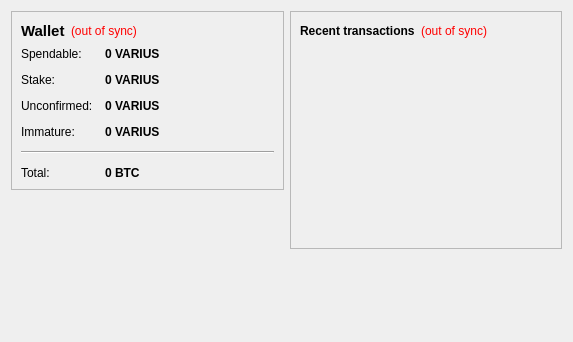
<?xml version="1.0" encoding="UTF-8"?>
<ui version="4.0">
 <class>OverviewPage</class>
 <widget class="QWidget" name="OverviewPage">
  <property name="geometry">
   <rect>
    <x>0</x>
    <y>0</y>
    <width>573</width>
    <height>342</height>
   </rect>
  </property>
  <property name="windowTitle">
   <string>Form</string>
  </property>
  <layout class="QHBoxLayout" name="horizontalLayout" stretch="1,1">
   <item>
    <layout class="QVBoxLayout" name="verticalLayout_2">
     <item>
      <widget class="QFrame" name="frame">
       <property name="frameShape">
        <enum>QFrame::StyledPanel</enum>
       </property>
       <property name="frameShadow">
        <enum>QFrame::Raised</enum>
       </property>
       <layout class="QVBoxLayout" name="verticalLayout_4">
        <item>
         <layout class="QHBoxLayout" name="horizontalLayout_4">
          <item>
           <widget class="QLabel" name="label_5">
            <property name="font">
             <font>
              <pointsize>11</pointsize>
              <weight>75</weight>
              <bold>true</bold>
             </font>
            </property>
            <property name="text">
             <string>Wallet</string>
            </property>
           </widget>
          </item>
          <item>
           <widget class="QLabel" name="labelWalletStatus">
            <property name="toolTip">
             <string>The displayed information may be out of date. Your wallet automatically synchronizes with the VARIUS network after a connection is established, but this process has not completed yet.</string>
            </property>
            <property name="styleSheet">
             <string notr="true">QLabel { color: red; }</string>
            </property>
            <property name="text">
             <string notr="true">(out of sync)</string>
            </property>
            <property name="alignment">
             <set>Qt::AlignLeading|Qt::AlignLeft|Qt::AlignVCenter</set>
            </property>
           </widget>
          </item>
          <item>
           <spacer name="horizontalSpacer_2">
            <property name="orientation">
             <enum>Qt::Horizontal</enum>
            </property>
            <property name="sizeHint" stdset="0">
             <size>
              <width>40</width>
              <height>20</height>
             </size>
            </property>
           </spacer>
          </item>
         </layout>
        </item>
        <item>
         <layout class="QFormLayout" name="formLayout_2">
          <property name="fieldGrowthPolicy">
           <enum>QFormLayout::AllNonFixedFieldsGrow</enum>
          </property>
          <property name="horizontalSpacing">
           <number>12</number>
          </property>
          <property name="verticalSpacing">
           <number>12</number>
          </property>
          <item row="0" column="0">
           <widget class="QLabel" name="label">
            <property name="text">
             <string>Spendable:</string>
            </property>
           </widget>
          </item>
          <item row="0" column="1">
           <widget class="QLabel" name="labelBalance">
            <property name="font">
             <font>
              <weight>75</weight>
              <bold>true</bold>
             </font>
            </property>
            <property name="cursor">
             <cursorShape>IBeamCursor</cursorShape>
            </property>
            <property name="toolTip">
             <string>Your current spendable balance</string>
            </property>
            <property name="text">
             <string notr="true">0 VARIUS</string>
            </property>
            <property name="textInteractionFlags">
             <set>Qt::LinksAccessibleByMouse|Qt::TextSelectableByKeyboard|Qt::TextSelectableByMouse</set>
            </property>
           </widget>
          </item>
          <item row="1" column="0">
           <widget class="QLabel" name="label_6">
            <property name="text">
             <string>Stake:</string>
            </property>
           </widget>
          </item>
          <item row="1" column="1">
           <widget class="QLabel" name="labelStake">
            <property name="font">
             <font>
              <weight>75</weight>
              <bold>true</bold>
             </font>
            </property>
            <property name="cursor">
             <cursorShape>IBeamCursor</cursorShape>
            </property>
            <property name="toolTip">
             <string>Total of coins that was staked, and do not yet count toward the current balance</string>
            </property>
            <property name="text">
             <string notr="true">0 VARIUS</string>
            </property>
            <property name="textInteractionFlags">
             <set>Qt::LinksAccessibleByMouse|Qt::TextSelectableByKeyboard|Qt::TextSelectableByMouse</set>
            </property>
           </widget>
          </item>
          <item row="2" column="0">
           <widget class="QLabel" name="label_3">
            <property name="text">
             <string>Unconfirmed:</string>
            </property>
           </widget>
          </item>
          <item row="2" column="1">
           <widget class="QLabel" name="labelUnconfirmed">
            <property name="font">
             <font>
              <weight>75</weight>
              <bold>true</bold>
             </font>
            </property>
            <property name="cursor">
             <cursorShape>IBeamCursor</cursorShape>
            </property>
            <property name="toolTip">
             <string>Total of transactions that have yet to be confirmed, and do not yet count toward the current balance</string>
            </property>
            <property name="text">
             <string notr="true">0 VARIUS</string>
            </property>
            <property name="textInteractionFlags">
             <set>Qt::LinksAccessibleByMouse|Qt::TextSelectableByKeyboard|Qt::TextSelectableByMouse</set>
            </property>
           </widget>
          </item>
          <item row="3" column="0">
           <widget class="QLabel" name="labelImmatureText">
            <property name="text">
             <string>Immature:</string>
            </property>
           </widget>
          </item>
          <item row="3" column="1">
           <widget class="QLabel" name="labelImmature">
            <property name="font">
             <font>
              <weight>75</weight>
              <bold>true</bold>
             </font>
            </property>
            <property name="toolTip">
             <string>Mined balance that has not yet matured</string>
            </property>
            <property name="text">
             <string notr="true">0 VARIUS</string>
            </property>
            <property name="textInteractionFlags">
             <set>Qt::LinksAccessibleByMouse|Qt::TextSelectableByKeyboard|Qt::TextSelectableByMouse</set>
            </property>
           </widget>
          </item>
          <item row="4" column="0" colspan="2">
           <widget class="Line" name="line">
            <property name="orientation">
             <enum>Qt::Horizontal</enum>
            </property>
           </widget>
          </item>
          <item row="5" column="0">
           <widget class="QLabel" name="labelTotalText">
            <property name="text">
             <string>Total:</string>
            </property>
           </widget>
          </item>
          <item row="5" column="1">
           <widget class="QLabel" name="labelTotal">
            <property name="font">
             <font>
              <weight>75</weight>
              <bold>true</bold>
             </font>
            </property>
            <property name="cursor">
             <cursorShape>IBeamCursor</cursorShape>
            </property>
            <property name="toolTip">
             <string>Your current total balance</string>
            </property>
            <property name="text">
             <string notr="true">0 BTC</string>
            </property>
            <property name="textInteractionFlags">
             <set>Qt::LinksAccessibleByMouse|Qt::TextSelectableByKeyboard|Qt::TextSelectableByMouse</set>
            </property>
           </widget>
          </item>
         </layout>
        </item>
       </layout>
      </widget>
     </item>
     <item>
      <spacer name="verticalSpacer">
       <property name="orientation">
        <enum>Qt::Vertical</enum>
       </property>
       <property name="sizeHint" stdset="0">
        <size>
         <width>20</width>
         <height>40</height>
        </size>
       </property>
      </spacer>
     </item>
    </layout>
   </item>
   <item>
    <layout class="QVBoxLayout" name="verticalLayout_3">
     <item>
      <widget class="QFrame" name="frame_2">
       <property name="frameShape">
        <enum>QFrame::StyledPanel</enum>
       </property>
       <property name="frameShadow">
        <enum>QFrame::Raised</enum>
       </property>
       <layout class="QVBoxLayout" name="verticalLayout">
        <item>
         <layout class="QHBoxLayout" name="horizontalLayout_2">
          <item>
           <widget class="QLabel" name="label_4">
            <property name="text">
             <string>&lt;b&gt;Recent transactions&lt;/b&gt;</string>
            </property>
           </widget>
          </item>
          <item>
           <widget class="QLabel" name="labelTransactionsStatus">
            <property name="toolTip">
             <string>The displayed information may be out of date. Your wallet automatically synchronizes with the VARIUS network after a connection is established, but this process has not completed yet.</string>
            </property>
            <property name="styleSheet">
             <string notr="true">QLabel { color: red; }</string>
            </property>
            <property name="text">
             <string notr="true">(out of sync)</string>
            </property>
            <property name="alignment">
             <set>Qt::AlignRight|Qt::AlignTrailing|Qt::AlignVCenter</set>
            </property>
           </widget>
          </item>
          <item>
           <spacer name="horizontalSpacer">
            <property name="orientation">
             <enum>Qt::Horizontal</enum>
            </property>
            <property name="sizeHint" stdset="0">
             <size>
              <width>40</width>
              <height>20</height>
             </size>
            </property>
           </spacer>
          </item>
         </layout>
        </item>
        <item>
         <widget class="QListView" name="listTransactions">
          <property name="styleSheet">
           <string notr="true">QListView { background: transparent; }</string>
          </property>
          <property name="frameShape">
           <enum>QFrame::NoFrame</enum>
          </property>
          <property name="verticalScrollBarPolicy">
           <enum>Qt::ScrollBarAlwaysOff</enum>
          </property>
          <property name="horizontalScrollBarPolicy">
           <enum>Qt::ScrollBarAlwaysOff</enum>
          </property>
          <property name="selectionMode">
           <enum>QAbstractItemView::NoSelection</enum>
          </property>
         </widget>
        </item>
       </layout>
      </widget>
     </item>
     <item>
      <spacer name="verticalSpacer_2">
       <property name="orientation">
        <enum>Qt::Vertical</enum>
       </property>
       <property name="sizeHint" stdset="0">
        <size>
         <width>20</width>
         <height>40</height>
        </size>
       </property>
      </spacer>
     </item>
    </layout>
   </item>
  </layout>
 </widget>
 <resources/>
 <connections/>
</ui>
